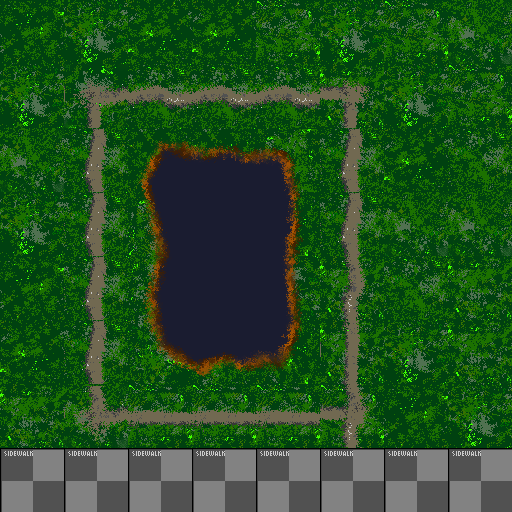

A level layout from a 2D game, rendered from its tile map. Below: a short description, then the map file with its tile-grid data intact:
An orthogonal 8x8 tile map with 64x64 px tiles, 1 tile layer (Tile Layer 1), 2 tilesets.

<map version="1.0" tiledversion="1.1.2" orientation="orthogonal" renderorder="right-down" width="8" height="8" tilewidth="64" tileheight="64" infinite="0" nextobjectid="1">
 <tileset firstgid="1" source="Park.tsx" />
 <tileset firstgid="65" source="WorldTiles.tsx" />
 <layer name="Tile Layer 1" width="8" height="8">
  <data encoding="csv">
9,1,4,4,3,1,3,11,
1,8,46,46,46,6,1,3,
11,48,13,14,15,48,4,2,
1,48,21,22,23,48,11,11,
9,48,29,30,31,56,2,10,
4,48,37,38,39,64,1,10,
10,7,47,47,47,24,9,1,
66,66,66,66,66,66,66,66
</data>
 </layer>
</map>
